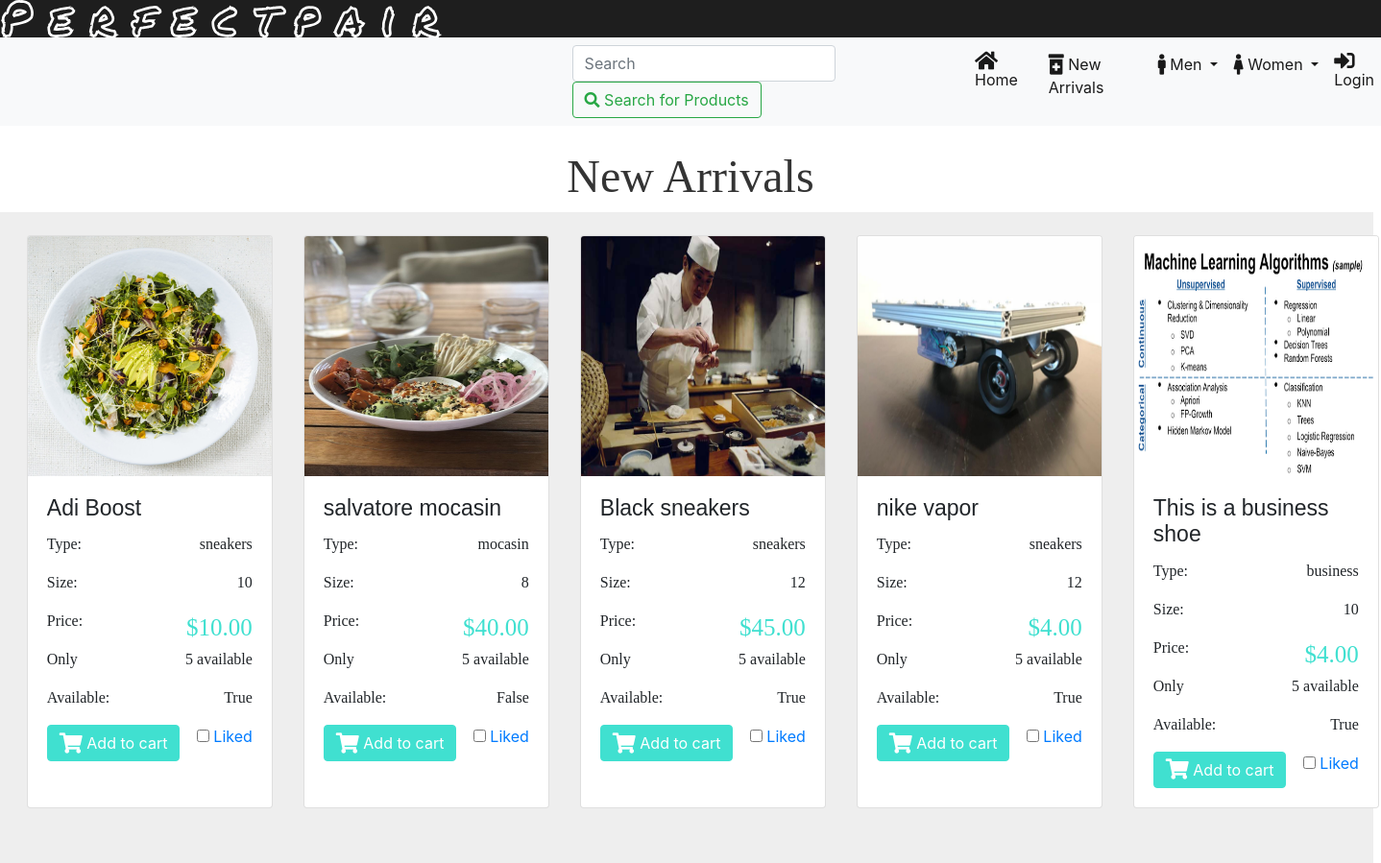
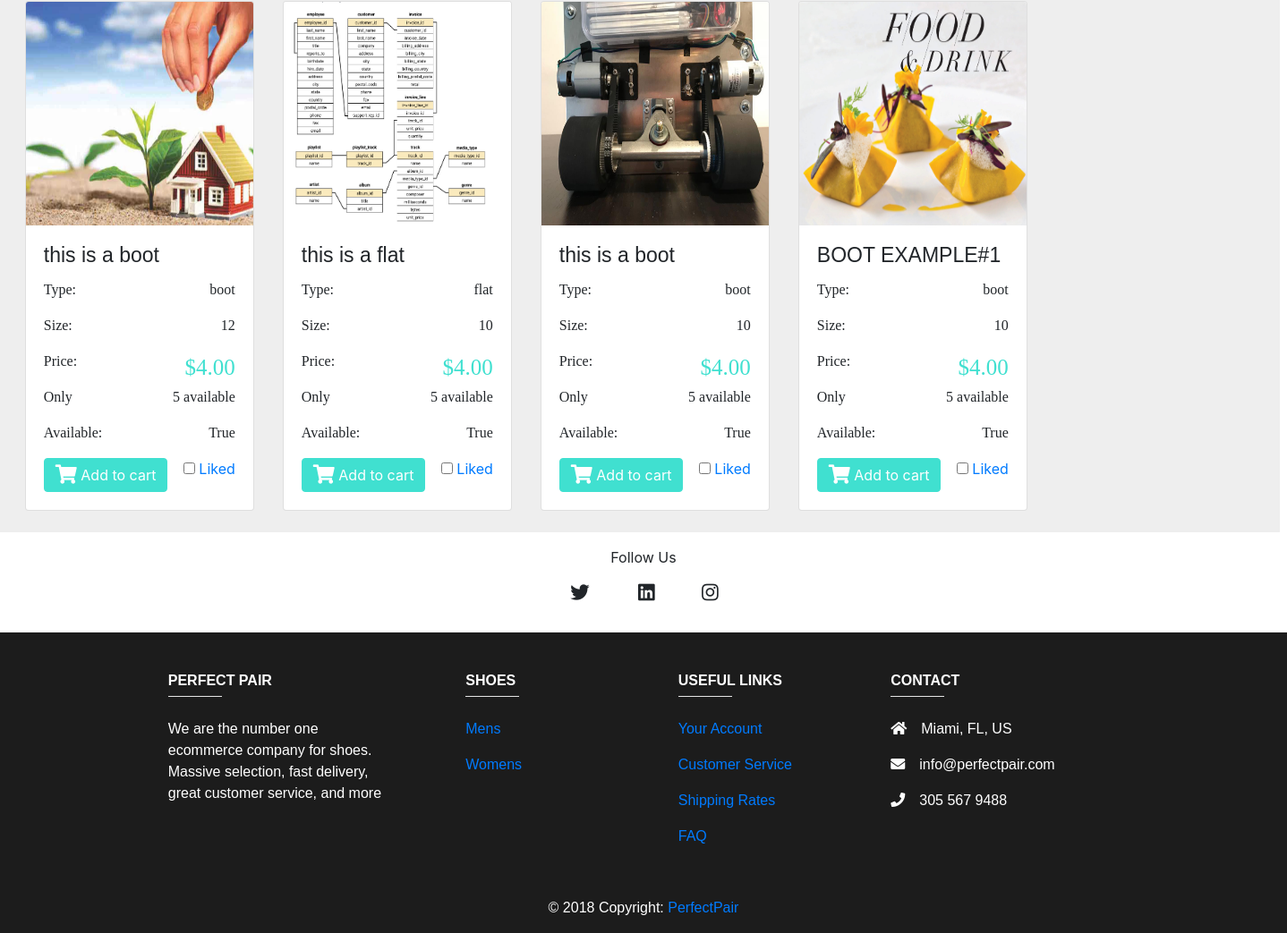
The app's page /shoe/new_arrivals with its own data (2 pictures, top to bottom).
### shoe/models.py (models this page shows, shortened)
class Shoe(models.Model):
	name 			= models.CharField(max_length=30, default="Boosts")
	image 			= models.ImageField(upload_to='shoe/', blank=True, null=True)
	style 			= models.CharField(max_length=20, default="sneakers")
	size 			= models.IntegerField(default=10)
	color 			= models.CharField(max_length=20, default="blue")
	brand 			= models.CharField(max_length=20, default="Nike")
	price 			= models.DecimalField(max_digits=4, decimal_places=2, default=4.00)
	availability 	= models.BooleanField(default=True)
	new 			= models.BooleanField(default=True)
	stock 			= models.IntegerField(default=5)
	gender_choices 	= (
        ('M', 'Male'),
        ('F', 'Female'),
    )
	gender 			= models.CharField(max_length=1, choices=gender_choices, default="M")
	date 			= models.DateField(("Date"), default=datetime.date.today)
	like 			= models.BooleanField(default=False)

### shoe/views.py (the view)
# urls.py: path('new_arrivals', views.new_arrivals, name="new_arrivals"),
def new_arrivals(request):
	template = 'shoe/new_arrivals.html'
	shoe_list = Shoe.objects.all()
	context = {
		'shoe_list': shoe_list,
	}
	return render(request, template, context)

### shoe/templates/shoe/new_arrivals.html (shortened to what this page needs)
{% include "base.html" %}
{% load static %}
{% block content %}
    <h1 class="title">New Arrivals</h1>
        <div class='mr-2 grid'>
            {% for shoe in shoe_list %}
                {% if shoe.new == True %}
                    <div class="mb-4 mt-4 card text-left" style="width:16rem;">
                    <img src="{{shoe.image.url}}" class="card-img-top" style="width:254px; height:250px">
                    <div class="card-body" class="shadow-lg p-3 mb-5 bg-white rounded">
                        <h5 class="card-title">{{shoe.name}}</h5>
                        <p class="card-text ele-text">
                            <span>Type:</span>
                            <span style="float:right;">{{shoe.style}}</span>
                         </p>
                        <p class="card-text ele-text">
                            <span>Size: </span>
                            <span style="float:right;">{{shoe.size}}</span>
                         </p>
                        <p class="card-text ele-text" >
                            <span>Price:</span>
                            <span style="float:right;color:turquoise; font-size: 25px!important;">${{shoe.price}}</span>
                         </p>
                        <p class="card-text ele-text">
                           <span>Only</span>
                           <span style="float:right">{{shoe.stock}} available</span>
                         </p>
                        <p class="card-text ele-text">
                            <span>Available: </span>
                            <span style="float:right">{{shoe.availability}}</span>
                        </p>
                        <div>
                            <a href="{% url 'shoe:cart_list' shoe_id=shoe.pk %}" class="btn btn-primary"
                                style="background-color:turquoise; border-color: turquoise;" name='q1'>
                                <i class="fas fa-shopping-cart fa-lg"></i>
                                Add to cart</a>
                            <div style="float:right">
                                <a href="{% url 'shoe:like' shoe_id=shoe.pk %}">
                                    <input id="apto" type="checkbox" {% if shoe.like %} checked{% endif %}>
                                    <label for="apto">Liked</label>
                                </a>
                            </div>
                        </div>
                    </div>
                    </div>
                {% endif %}
            {% endfor %}
        </div>
    {% include 'footer.html' %}
    {% endblock %}

### static-storage/css/custom.css (style rules this page uses)
.card { display:inline-block; margin-right: 20px; position: relative; left: 150px; }

### shoe/templates/shoe/new_arrivals.html (style rules this page uses)
h1 { font-family: 'American Typewriter', serif; font-size: 3rem; text-shadow: 0px 1px 0px white; color: #343434; }
.title { font-family:'American Typewriter', serif; text-align: center }
.card-title { font-family:'Comic sans MS', sans-serif; font-size: 23px; }
.grid { display: grid; grid-template-columns: repeat(5, 1fr); grid-gap: 10px; grid-auto-rows: minmax(10px, auto); background-color: rgb(238, 238, 238); }
.ele-text { font-family: 'American Typewriter', serif; }
.card { left: 10% !important; }

### records on screen
Shoe: image (picture), name "Adi Boost", style "sneakers", size "10", price "10.00", stock "5", availability "True"
Shoe: image (picture), name "salvatore mocasin", style "mocasin", size "8", price "40.00", stock "5", availability "False"
Shoe: image (picture), name "Black sneakers", style "sneakers", size "12", price "45.00", stock "5", availability "True"
Shoe: image (picture), name "nike vapor", style "sneakers", size "12", price "4.00", stock "5", availability "True"
Shoe: image (picture), name "This is a business shoe", style "business", size "10", price "4.00", stock "5", availability "True"
Shoe: image (picture), name "this is a boot", style "boot", size "12", price "4.00", stock "5", availability "True"
Shoe: image (picture), name "this is a flat", style "flat", size "10", price "4.00", stock "5", availability "True"
Shoe: image (picture), name "this is a boot", style "boot", size "10", price "4.00", stock "5", availability "True"
Shoe: image (picture), name "BOOT EXAMPLE#1", style "boot", size "10", price "4.00", stock "5", availability "True"
